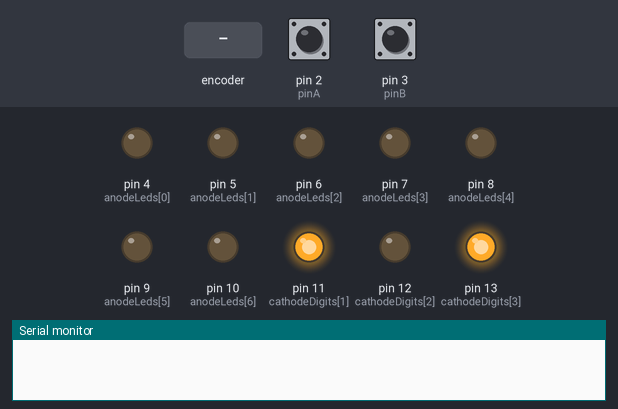
Recording of a sketch running on a simulated Arduino Uno, built with avr-gcc and run on an emulated ATmega328P. On the bench: output pins drawn as LEDs (lit = HIGH), the last lines printed to the serial monitor. The test bench sets the inputs (shaded band); at power-on: pin 2 (pinA) HIGH, pin 3 (pinB) HIGH. Pins used as bus, display or sensor lines are not drawn.

Above: at 0.1 s.
At 2.0 s:
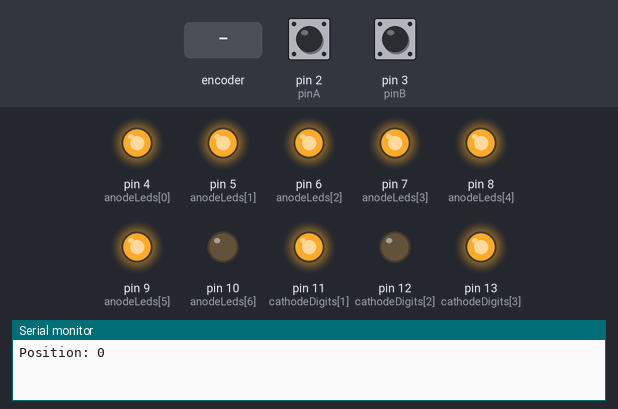
2.1 s: rotary encoder on pin 2 (pinA) / pin 3 (pinB) turned 1 step (first pin leading)
At 3.2 s:
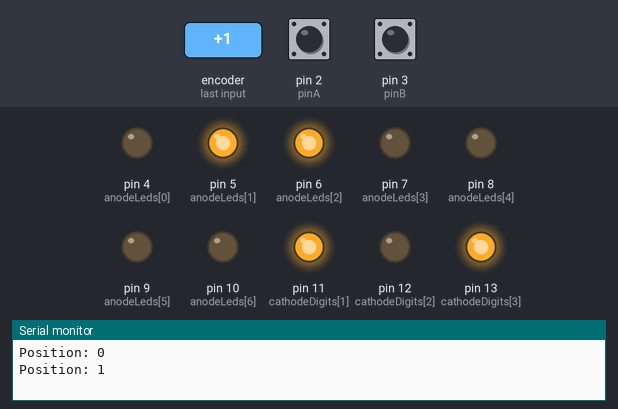
Timing chart, 0 to 5.1 s (numbered marks = the images above; inputs shaded):
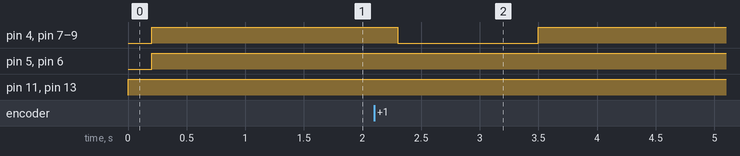

Measured:
- after the input at 2.1 s, pin 4 (anodeLeds[0]), pin 7 (anodeLeds[3]), pin 8 (anodeLeds[4]), pin 9 (anodeLeds[5]): HIGH → LOW after 0.20 s, → HIGH 1.2 s later

The sketch:

7segment_met_rotary.ino
```cpp
int anodeLeds[] = {4, 5, 6, 7, 8, 9, 10};
int cathodeDigits[] = {1, 11, 12, 13};

int pinA = 2;
int pinB = 3;
int Previous,State;
int counter=0;
int rot_dir = 0;


int num_array[10][7] = {
  { 1, 1, 1, 1, 1, 1, 0 }, // 0
  { 0, 1, 1, 0, 0, 0, 0 }, // 1
  { 1, 1, 0, 1, 1, 0, 1 }, // 2
  { 1, 1, 1, 1, 0, 0, 1 }, // 3
  { 0, 1, 1, 0, 0, 1, 1 }, // 4
  { 1, 0, 1, 1, 0, 1, 1 }, // 5
  { 1, 0, 1, 1, 1, 1, 1 }, // 6
  { 1, 1, 1, 0, 0, 0, 0 }, // 7
  { 1, 1, 1, 1, 1, 1, 1 }, // 8
  { 1, 1, 1, 0, 0, 1, 1 }};   // 9
void setup() {
  // put your setup code here, to run once:
  for (int i = 0; i < 7; i++)
  {
    pinMode(anodeLeds[i], OUTPUT);
  }
  for (int i = 0; i < 4; i++)
  {
    pinMode(cathodeDigits[i], OUTPUT);
  }
  pinMode(pinA, INPUT);
  pinMode(pinB, INPUT);
  digitalWrite (pinA, HIGH);   // enable pull-up
  digitalWrite (pinB, HIGH);   // enable pull-up
  attachInterrupt (digitalPinToInterrupt(pinA), rotaryTurn, FALLING);    // interrupt 0 is pin 2, For rotary encoder
  Serial.begin(9600);
}

void loop() {
  // put your main code here, to run repeatedly:

  digitalWrite(cathodeDigits[0], HIGH);
  digitalWrite(cathodeDigits[1], HIGH);
  digitalWrite(cathodeDigits[2], LOW);
  digitalWrite(cathodeDigits[3], HIGH);
  //for (int n = 0; n < 10; n++)    // display digits 0 - 9 and decimal point
  //{

  //}

  State = digitalRead(pinA);
  if (State != Previous)
  {
    if (digitalRead(pinB) != State)
    {
      counter++;
      if (counter > 8)
      {
        counter = 8;
      }
      delay(200);
    }
    else
    {
      counter--;
      if (counter < 0)
      {
        counter = 0;
      }
      delay(200);
    }
    Serial.print("Position: ");
    Serial.println(counter);
    displayDigit(counter);
    delay(1000);
    Previous = State;
  }

}
void rotaryTurn()
{
  rot_dir = digitalRead(pinA);
  State = 1;
}
void displayDigit(int digit)
{
  for (int i = 0; i < 7; i++)
  {
    digitalWrite(anodeLeds[i], num_array[digit][i]);
  }
}
```
